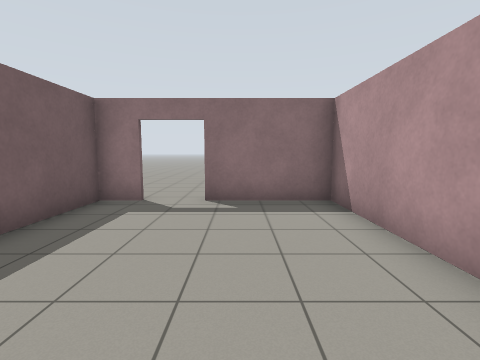
view 1 (above)

18 first-person views from a walk through a Gazebo world. The camera is 1.2 m above the floor, tilts 6° down and sees 85° across. The floor is counted in squares, 1 m on a side. Each view is taken from the middle of a square. On the plan, view 1 faces up. The plan holds only what a view shows up to about 12 squares ahead; the rest is blank.

view 2
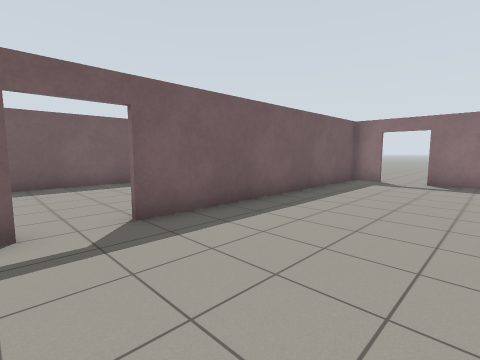

view 3
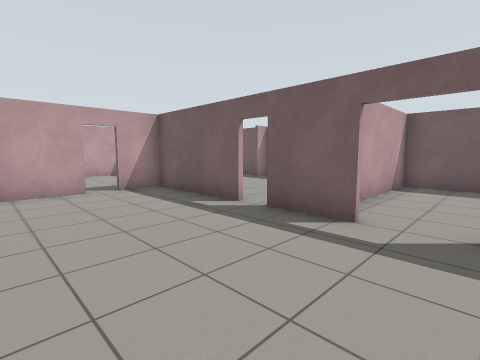

view 4
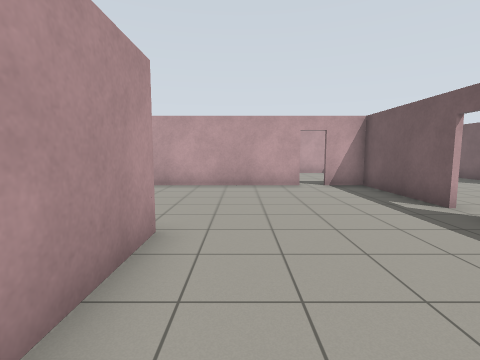

view 5
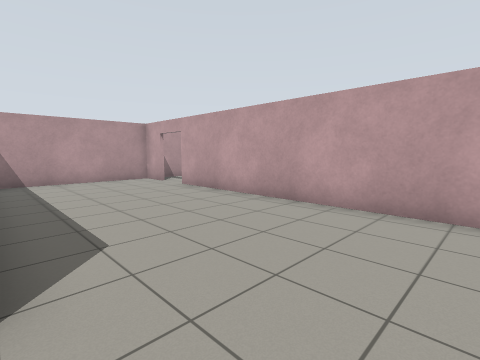

view 6
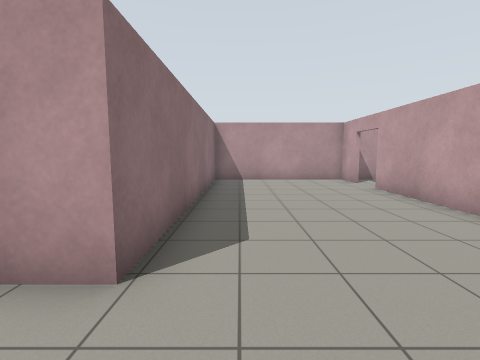

view 7
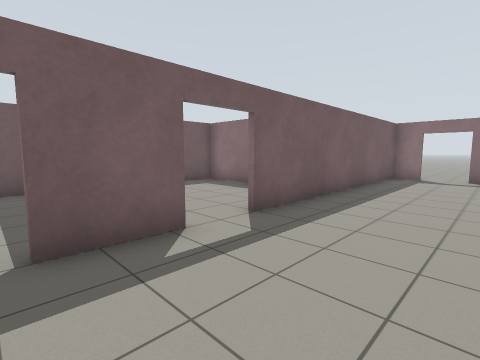

view 8
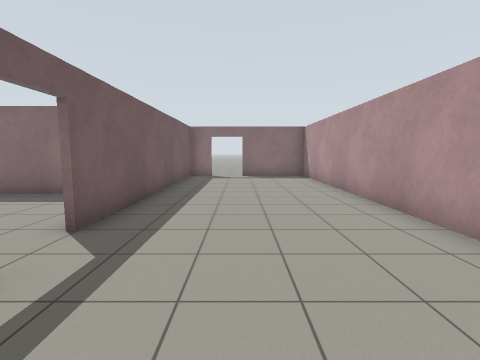

view 9
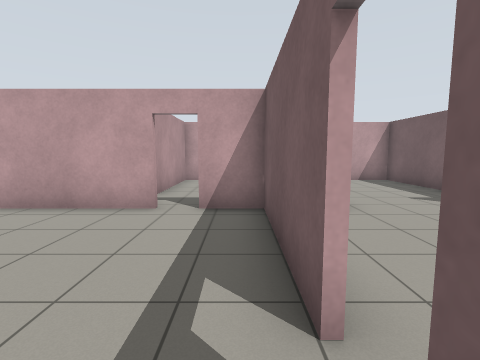

view 10
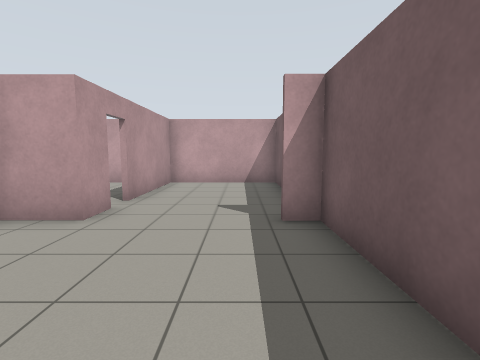

view 11
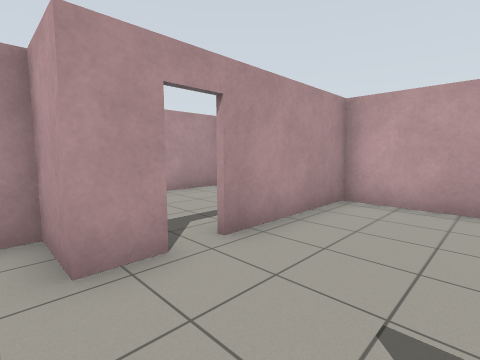

view 12
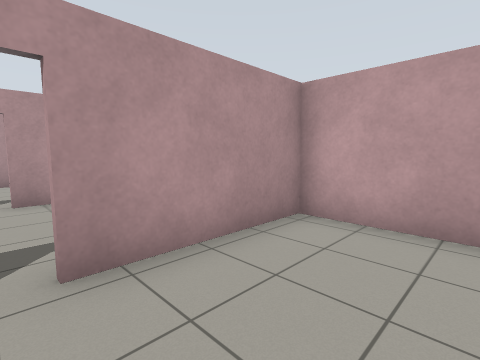

view 13
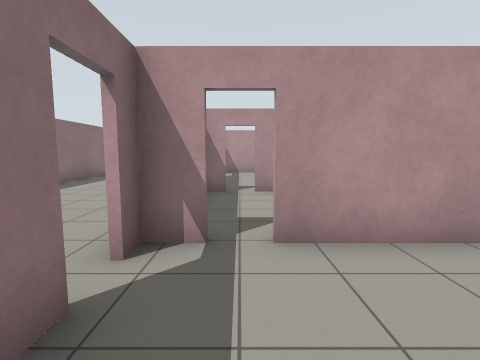

view 14
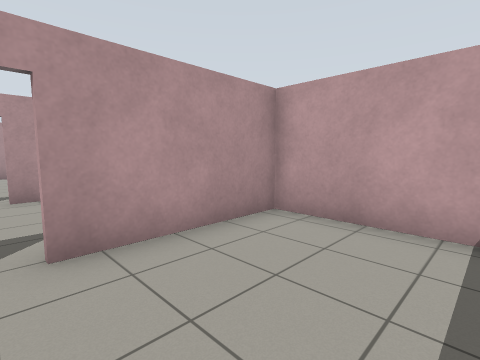

view 15
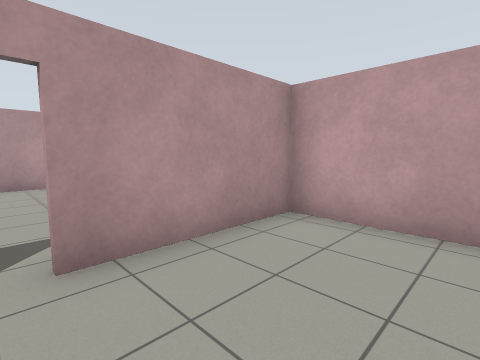

view 16
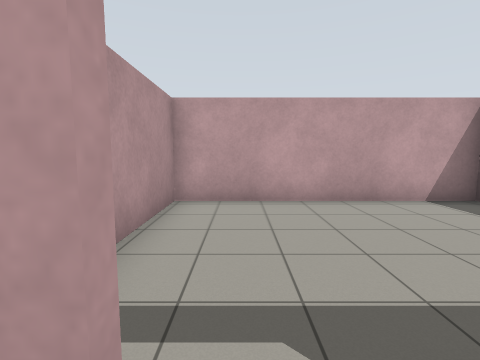

view 17
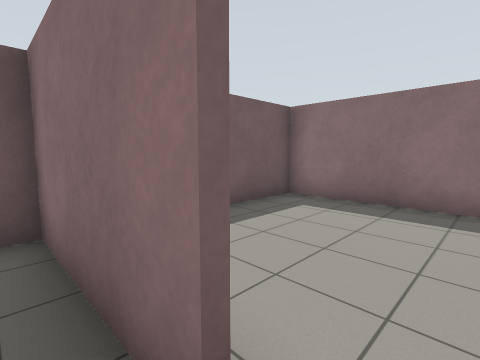

view 18
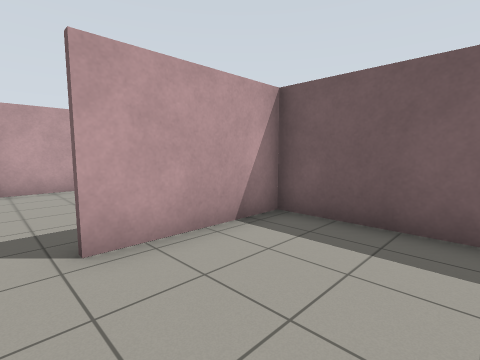

### Floor plan
Points are (right, up) in squares from view 1. A wall is a line through its corners. A room is listed if a view was taken in it or the views show most of it. See-through windows are left out.
Room 1 (views 1, 2, 3, 4, 5, 6, 7, 8, 9, 16)
walls: (-3.5, -4.6) (-3.5, -6.7); (-3.5, -7.5) (-3.5, -11.6); (-1.2, -11.5) (8.8, -11.5); (-5.2, -11.5) (-2.1, -11.5); (10.2, -11.5) (11.6, -11.5) (11.6, -5.9) (2.3, -5.9) (2.3, 6.5) (-0.9, 6.5); (-2.4, 6.5) (-3.5, 6.5) (-3.5, -3.1)
ways out: open door at (-4, -7) to room 2; open door at (-1, -12.5) to room 3; open door at (-4, -3.5) to room 5; open door at (9.5, -12) to room 7; open door at (-1.5, 6.5)
Room 2 (views 10, 11, 12)
walls: (-5.2, -12.6) (-5.2, -11.5); (-9.4, -13.2) (-9.4, -17.4) (-5.2, -17.4) (-5.2, -13.4); (-3.7, -11.6) (-3.7, -11.1); (-9.4, -8.4) (-9.4, -11.5); (-9.4, -6.1) (-9.4, -6.7)
ways out: open door at (-4, -7) to room 1; open door at (-5, -13) to room 3
Room 3 (views 13, 14)
walls: (-3.9, -17.4) (-0.6, -17.4) (-0.6, -13.4); (-2, -11.7) (-2.8, -11.7)
ways out: open door at (-1, -12.5) to room 1; open door at (-5, -13) to room 2
Room 4 (view 15)
walls: (1.1, -17.4) (4, -17.4) (4, -13.4)
ways out: open door at (4, -13) to room 7
Room 5 (view 17)
walls: (-5.8, 0.6) (-9.5, 0.6); (-9.4, 1) (-9.4, -5.4) (-5.4, -5.4)
ways out: open door at (-4, -3.5) to room 1; opening at (-5, 1) to room 6
Room 6 (view 18)
walls: (-5.1, 6.5) (-9.4, 6.5) (-9.4, 1); (-9.5, 0.7) (-5.8, 0.7)
ways out: opening at (-5, 1) to room 5; open door at (-4.5, 6.5)
Room 7 (no view inside)
walls: (4.1, -17.4) (11.6, -17.4) (11.6, -12.3)
ways out: open door at (9.5, -12) to room 1; open door at (4, -13) to room 4

Where each view was taken, in squares from view 1:
view 1: 0 up, 0 right, facing up
view 2: 5 down, 1 right, facing up-left
view 3: 3 down, 1 right, facing down-left
view 4: 2 down, 1 right, facing down
view 5: 6 down, 0 right, facing down-right
view 6: 7 down, 0 right, facing right
view 7: 7 down, 0 right, facing up-left
view 8: 7 down, 1 left, facing up
view 9: 6 down, 3 left, facing down
view 10: 7 down, 8 left, facing down
view 11: 11 down, 8 left, facing down-right
view 12: 13 down, 8 left, facing down-right
view 13: 13 down, 4 left, facing right
view 14: 13 down, 4 left, facing down-right
view 15: 13 down, 1 right, facing down-right
view 16: 11 down, 10 right, facing down
view 17: 0 up, 5 left, facing up-left
view 18: 4 up, 5 left, facing down-left
